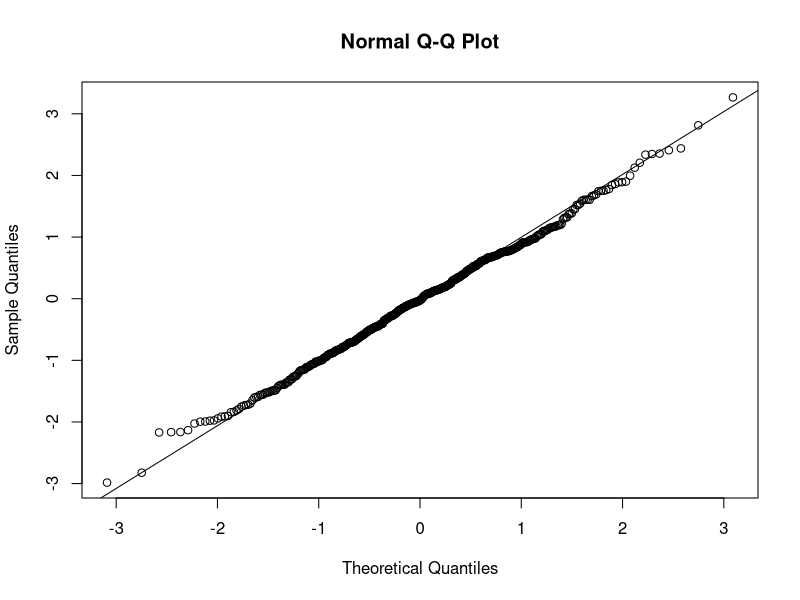
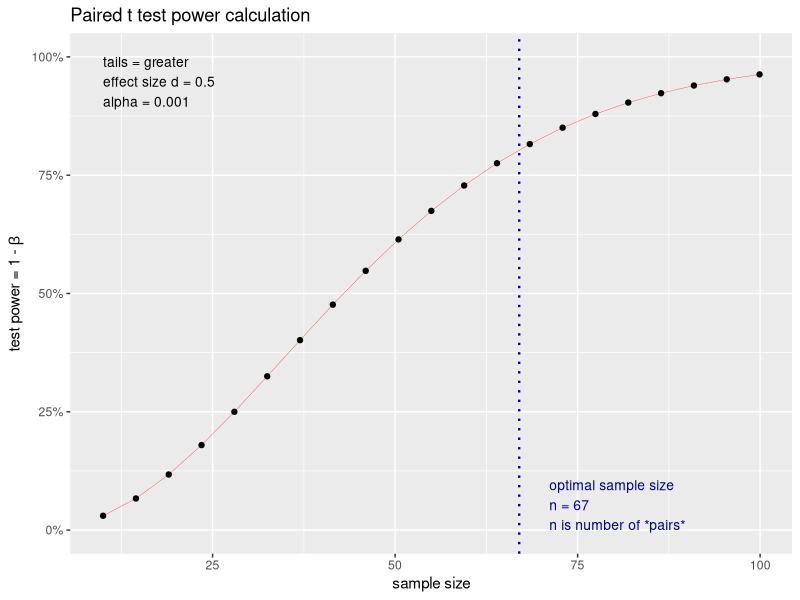

The R source for these figures, in order:
## ---- chunk 1
set.seed(120)
x1 <- rnorm(5000, mean=35, sd=12)
x2 <- rnorm(5000, mean=50, sd=20)

## ---- chunk 2
# plot(density((x1 - mean(x1)) / sd(x1)))
# lines(density(scale(x2)))

pt(2, length(x1) - 1)
y <- rnorm(500)
qqnorm(y, alpha=0.5)
qqline(y)
## ---- chunk 3

## ---- chunk 4

## ---- chunk 5

## ---- chunk 6

## ---- chunk 7

## ---- chunk 8

## ---- chunk 9
set.seed(42)
deepsleep.before <- rnorm(20, 150, 30)
deepsleep.after <- deepsleep.before + 40 + rnorm(20, 0, 35)
## ---- chunk 10

## ---- chunk 11
t <- (mean(deepsleep.before) - 180) / (sd(deepsleep.before) / sqrt(length(deepsleep.before)))
t
## ---- chunk 12
p <- pt(t, length(deepsleep.before) - 1)
p
## ---- chunk 13

## ---- chunk 14
p * 2
## ---- chunk 15
tstat <- t.test(deepsleep.before, mu = 180, alternative = 'two.sided')
tstat
## ---- chunk 16

## ---- chunk 17

## ---- chunk 18
t.test(deepsleep.after - deepsleep.before, mu=1)
## ---- chunk 19
library(pwr)
plot(pwr.t.test(n = NULL, d=0.5, sig.level = .001, power = .8, type='paired', alternative = 'greater'))
## ---- chunk 20
dd <- data.frame(
  sleep=c(deepsleep.before, deepsleep.after), 
  group=c(rep("before", length(deepsleep.before)), rep("after", length(deepsleep.after)))
  # id=rep(seq(1, length(deepsleep.before)), 2)
)
dd
